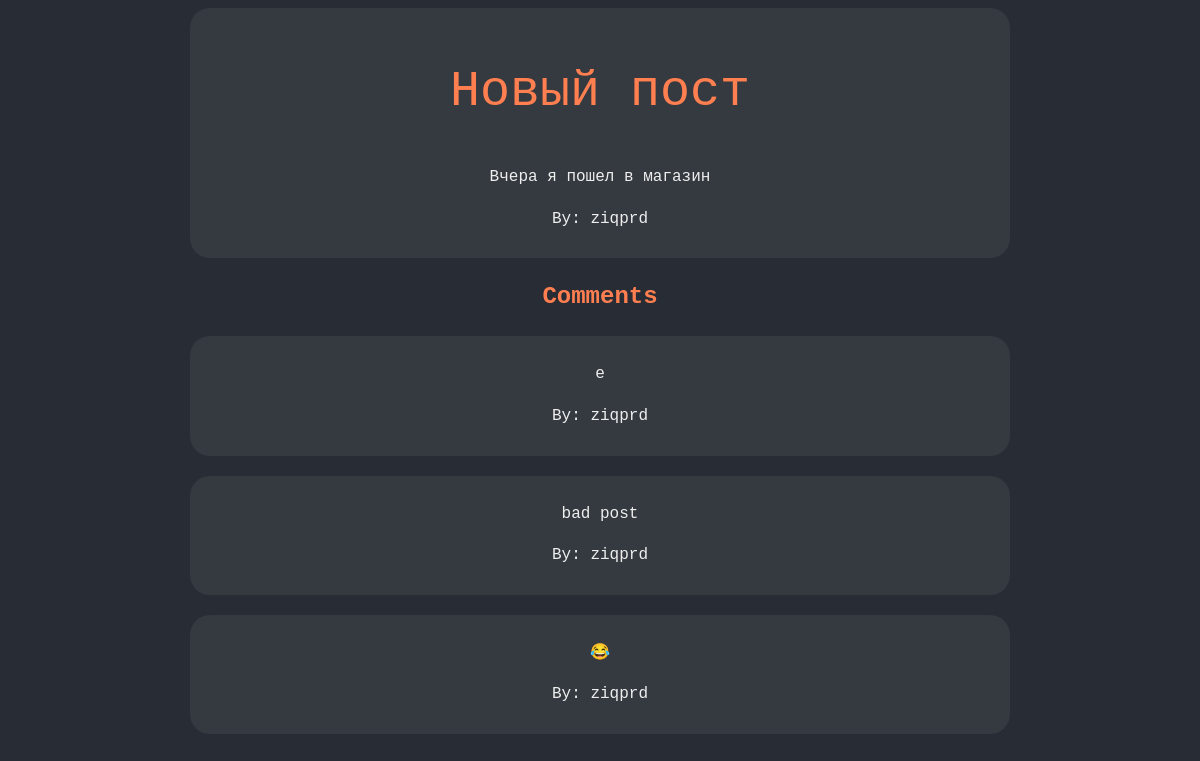
Screenshot of /post/8 with the database file from the repository.
### tables this page shows
CREATE TABLE post(
  	id INTEGER PRIMARY KEY AUTOINCREMENT,
  	title TEXT NOT NULL,
  	context TEXT NOT NULL
  , author_id INTEGER);

CREATE TABLE user (
    id INTEGER PRIMARY KEY AUTOINCREMENT,
    username TEXT UNIQUE NOT NULL,
    password TEXT NOT NULL
    , email);

CREATE TABLE comments ( id INTEGER PRIMARY KEY, author_id INTEGER NOT NULL, post_id INTEGER NOT NULL, text TEXT NOT NULL );

### main.py (the view)
@app.route('/post/<post_id>')
def post(post_id):
    result = cursor.execute(
        'SELECT * from post JOIN user ON post.author_id = user.id WHERE post.id = ?', (post_id,)).fetchone()
    post_dict = {'id': result[0], 'title': result[1], 'context': result[2], 'author_id': result[3], 'username': result[5]}
    all_comments = cursor.execute(
        'SELECT comments.text, user.username FROM comments JOIN user ON comments.author_id = user.id WHERE comments.post_id = ?', (post_id,)).fetchall()
    comments = []
    for comment in all_comments:
        comments.append({'text': comment[0], 'username': comment[1]})
    return render_template('post.html', post=post_dict, comments=comments)

### main.py (called while the page is built)
@app.teardown_appcontext
def close_connection(exception):
    close_db()

### templates/post.html (shortened to what this page needs)
<!DOCTYPE html>
<html lang="en">
<head>
    <link rel="stylesheet" href="/static/style.css">
</head>
<body>
    <div class="post">
        <h1>{{ post.title }}</h1>
        <p>{{ post.context }}</p>
        <p>By: {{ post.username }}</p>
    </div>
    <h2>Comments</h2>
        {% if comments %}
            {% for comment in comments %}
                <div class="comment">
                    <p>{{ comment.text }}</p>
                    <p>By: {{ comment.username }}</p>
                </div>
            {% endfor %}
        {% else %}
            <h2>Be the first to comment!</h2>
        {% endif %}
</body>
</html>

### static/style.css (style rules this page uses)
body { font-family: 'Courier New', monospace; background-color: #282c34; color: #eee; line-height: 1.6; }
h1 { font-size: 50px; font-weight: 300; color: #ff7f50; text-align: center; }
.post { max-width: 800px; margin: auto; border-radius:20px; background-color: #343a40; padding: 10px; text-align: center; }
h2 { text-align: center; color: #ff7f50; }
.comment { max-width: 800px; margin: auto; margin-bottom: 20px; border-radius:20px; background-color: #343a40; padding: 10px; text-align: center; }

### rows the page displays
post: title "Новый пост", context "Вчера я пошел в магазин"
user: username "ziqprd"
comments: text "e", username "ziqprd"
comments: text "bad post", username "ziqprd"
comments: text "😂", username "ziqprd"
